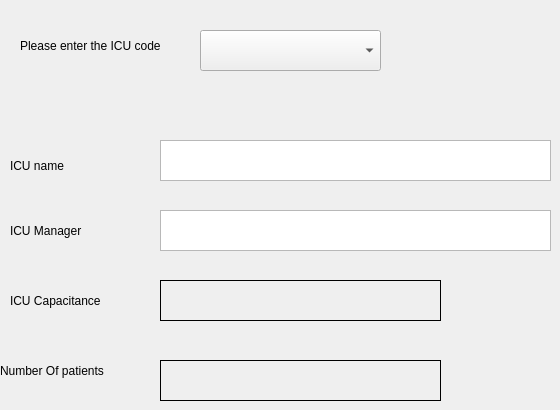
      <widget class="QWidget" name="viewicu">
       <attribute name="title">
        <string>View ICU</string>
       </attribute>
       <widget class="QLabel" name="label_52">
        <property name="geometry">
         <rect>
          <x>20</x>
          <y>20</y>
          <width>191</width>
          <height>51</height>
         </rect>
        </property>
        <property name="text">
         <string>Please enter the ICU code</string>
        </property>
       </widget>
       <widget class="QLabel" name="label_53">
        <property name="geometry">
         <rect>
          <x>10</x>
          <y>150</y>
          <width>101</width>
          <height>31</height>
         </rect>
        </property>
        <property name="text">
         <string>ICU name</string>
        </property>
       </widget>
       <widget class="QLabel" name="label_54">
        <property name="geometry">
         <rect>
          <x>10</x>
          <y>220</y>
          <width>111</width>
          <height>21</height>
         </rect>
        </property>
        <property name="text">
         <string>ICU Manager</string>
        </property>
       </widget>
       <widget class="QLabel" name="label_55">
        <property name="geometry">
         <rect>
          <x>10</x>
          <y>280</y>
          <width>121</width>
          <height>41</height>
         </rect>
        </property>
        <property name="text">
         <string>ICU Capacitance</string>
        </property>
       </widget>
       <widget class="QLabel" name="label_56">
        <property name="geometry">
         <rect>
          <x>0</x>
          <y>350</y>
          <width>151</width>
          <height>41</height>
         </rect>
        </property>
        <property name="text">
         <string>Number Of patients</string>
        </property>
       </widget>
       <widget class="QTextEdit" name="viewicuname">
        <property name="geometry">
         <rect>
          <x>160</x>
          <y>140</y>
          <width>391</width>
          <height>41</height>
         </rect>
        </property>
       </widget>
       <widget class="QTextEdit" name="viewicuman">
        <property name="geometry">
         <rect>
          <x>160</x>
          <y>210</y>
          <width>391</width>
          <height>41</height>
         </rect>
        </property>
       </widget>
       <widget class="QLabel" name="icu_cap">
        <property name="geometry">
         <rect>
          <x>160</x>
          <y>280</y>
          <width>281</width>
          <height>41</height>
         </rect>
        </property>
        <property name="frameShape">
         <enum>QFrame::Box</enum>
        </property>
        <property name="text">
         <string/>
        </property>
       </widget>
       <widget class="QLabel" name="no_of_patient">
        <property name="geometry">
         <rect>
          <x>160</x>
          <y>360</y>
          <width>281</width>
          <height>41</height>
         </rect>
        </property>
        <property name="frameShape">
         <enum>QFrame::Box</enum>
        </property>
        <property name="text">
         <string/>
        </property>
       </widget>
       <widget class="QComboBox" name="viewcode">
        <property name="geometry">
         <rect>
          <x>200</x>
          <y>30</y>
          <width>181</width>
          <height>41</height>
         </rect>
        </property>
       </widget>
      </widget>
